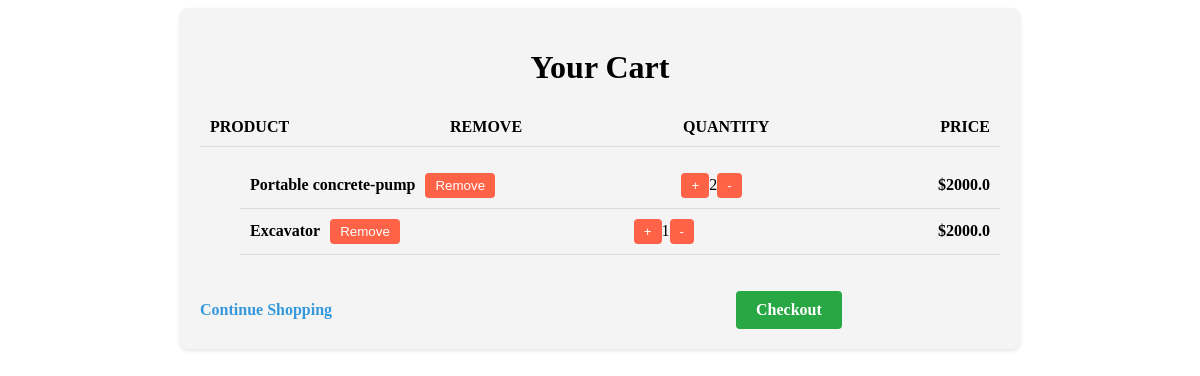
The page /cart (signed in) on the database its author committed.
### home/models.py (models this page shows, shortened)
class CartItem(models.Model):
    cart = models.ForeignKey('Cart', on_delete=models.CASCADE)
    product = models.ForeignKey(Product, on_delete=models.CASCADE)
    quantity = models.PositiveIntegerField(default=1)

class Product(models.Model):
    name = models.CharField(max_length=100)
    description = models.TextField()
    rating = models.DecimalField(max_digits=3, decimal_places=2)
    price_per_day = models.DecimalField(max_digits=10, decimal_places=1)
    category = models.CharField(max_length=50, default='Uncategorized')
    subcategory = models.CharField(max_length=50, blank=True, null=True)
    availability = models.BooleanField(default=True)
    image = models.ImageField(upload_to='product_images/', default='default-image.jpg')

### home/views.py (the view)
# urls.py: path('cart', views.view_cart, name='cart'),
def view_cart(request):
    cart_items = None  # Initialize cart_items
    if request.user.is_authenticated:
        cart = request.user.cart
        cart_items = CartItem.objects.filter(cart=cart)
    return render(request, 'cart.html', {'cart_items': cart_items})

### templates/cart.html (shortened to what this page needs)
{% load static %}
<!DOCTYPE html>
<html lang="en">
<head>
</head>
<body>
    <div class="container">
        <div class="cart-header">
            <h1>Your Cart</h1>
        </div>
        <div class="cart-table">
            <div class="cart-items">
                <div class="cart-item cart-heading">
                    <div class="cart-item-details"><b> PRODUCT</b></div>
                    <div class="cart-item-remove"><b>REMOVE</b></div>
                    <div class="cart-item-quantity"><b>QUANTITY</b></div>
                    <div class="cart-item-price"><b>PRICE</b></div>
                </div>
                  <ul>
{% for item in cart_items %}
        <li class="cart-item">
            <div class="cart-item-details">
                <div class="cart-item-name">{{ item.product.name }}</div>
                <form action="{% url 'remove-from-cart' item.product.id %}" method="post">
                    <button class="remove-from-cart-btn" type="submit">Remove</button>
                </form>
            </div>
            <div class="cart-item-quantity">
                <form action="{% url 'increase-cart-item' item.product.id %}" method="post">
                    <button class="quantity-btn increase-quantity" type="submit">+</button>
                </form>
                <span class="item-quantity">{{ item.quantity }}</span>
                <form action="{% url 'decrease-cart-item' item.product.id %}" method="post">
                    <button class="quantity-btn decrease-quantity" type="submit">-</button>
                </form>
            </div>
            <div class="cart-item-price" data-price="{{ item.product.price_per_day }}">
                ${{ item.product.price_per_day }}
            </div>
        </li>
        {% endfor %}
    </ul>
    <a class="continue-shopping-link" href="{% url 'product' %}">Continue Shopping</a>
    <a class="checkout-button" href="{% url 'checkout' %}">Checkout</a>
</div>
</body>
</html>

### templates/cart.html (style rules this page uses)
.container { max-width: 800px; margin: 0 auto; padding: 20px; background-color: #f4f4f4; border-radius: 8px; box-shadow: 0 2px 4px rgba(0, 0, 0, 0.1); }
.cart-header { text-align: center; margin-bottom: 20px; }
.cart-item { display: flex; justify-content: space-between; align-items: center; padding: 10px; border-bottom: 1px solid #ddd; }
.cart-item-details { display: flex; align-items: center; }
.cart-item-name { font-weight: bold; margin-right: 10px; flex: 1; white-space: nowrap; overflow: hidden; text-overflow: ellipsis; }
.remove-from-cart-btn, .quantity-btn { background-color: #ff6347; color: white; border: none; border-radius: 4px; padding: 5px 10px; cursor: pointer; transition: background-color 0.3s; }
.cart-item-quantity { display: flex; align-items: center; margin-right: 10px; }
.cart-item-price { font-weight: bold; }
.continue-shopping-link { display: inline-block; margin-top: 20px; text-decoration: none; color: #3498db; font-weight: bold; }
.checkout-button { display: inline-block; background-color: #28a745; color: white; padding: 10px 20px; border-radius: 4px; margin-top: 20px; margin-left: 400px; text-decoration: none; font-weight: bold; transition: background-color 0.3s; }

### rows shown on the page
CartItem: product.name "Portable concrete-pump", quantity "2", product.price_per_day "2000.0"
CartItem: product.name "Excavator", quantity "1", product.price_per_day "2000.0"
